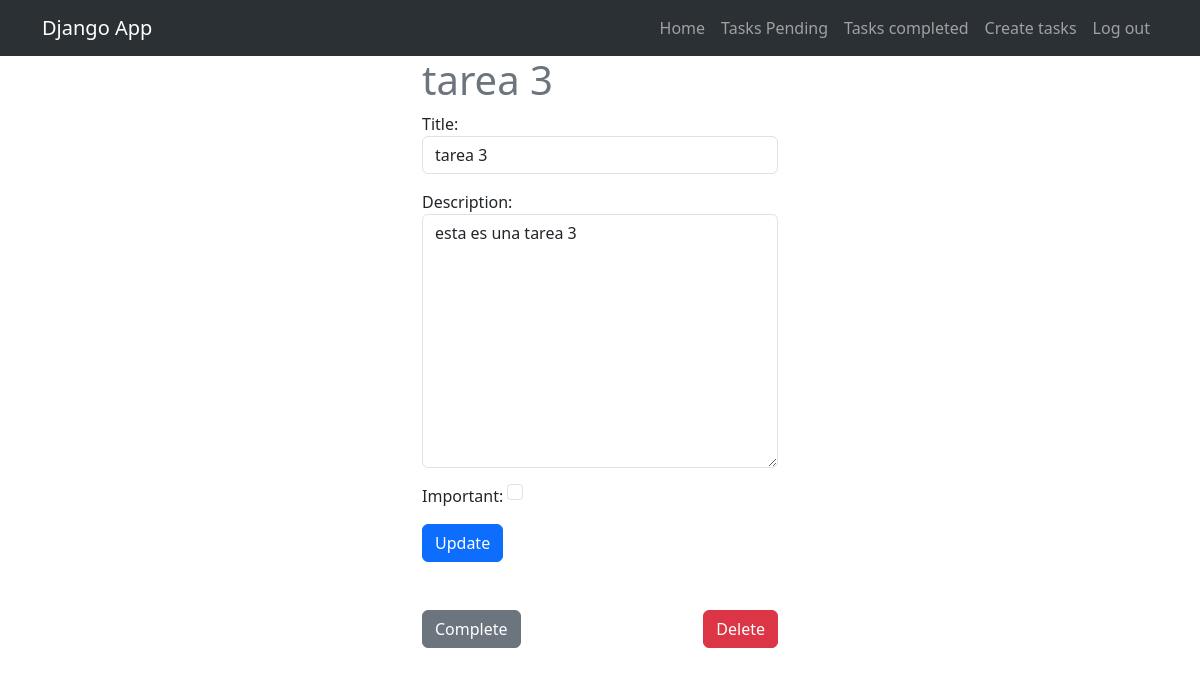
Before: /tasks/3/ (signed in) with the older database file.
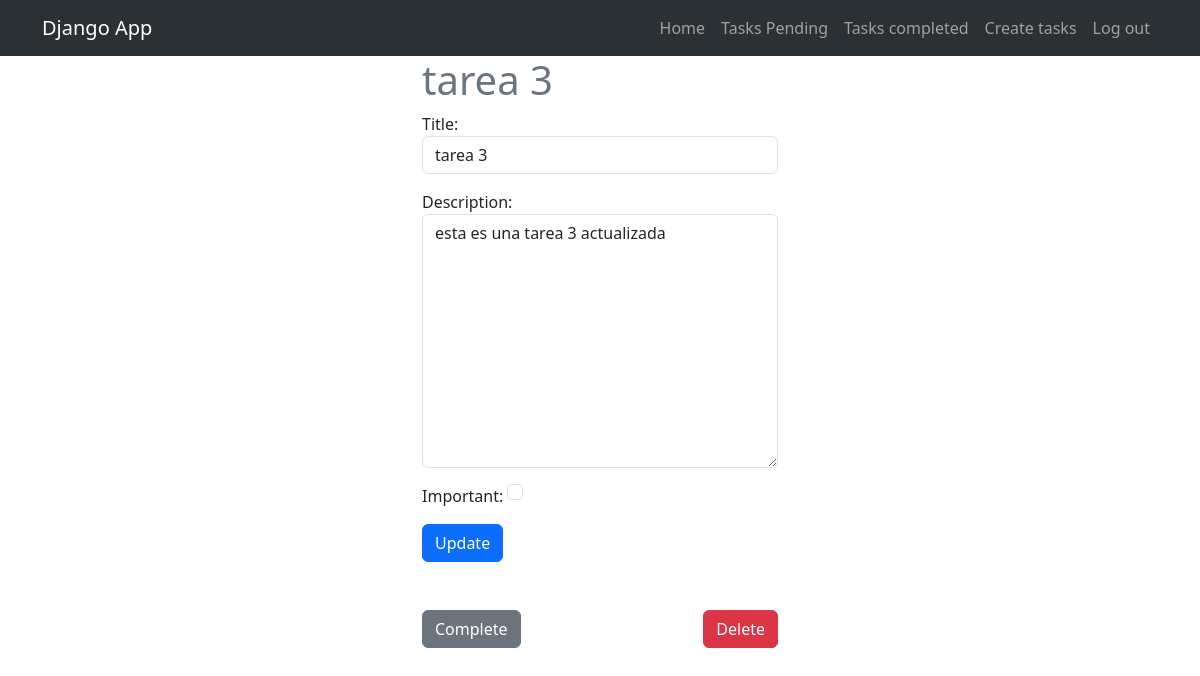
After: the same page with the newer database file.
### tasks/models.py (models this page shows, shortened)
class Task(models.Model):
    title = models.CharField(max_length=100)
    description = models.TextField(blank=True )
    created = models.DateTimeField(auto_now_add=True)
    datecompleted = models.DateTimeField(null=True, blank=True)
    important = models.BooleanField(default=False)
    user = models.ForeignKey(User, on_delete=models.CASCADE)

### tasks/views.py (the view, shortened to what this page needs)
# urls.py: path('tasks/<int:task_id>/', views.task_detail, name='task_detail'),
@login_required
def task_detail(request, task_id):
    if request.method == "GET":
        task = get_object_or_404(Task, pk=task_id, user = request.user)
        form = TaskForm(instance=task)
        return render(request, "task_detail.html", {"task": task, "form": form })

### tasks/forms.py
class TaskForm(forms.ModelForm):
    class Meta:
        model = Task
        fields = ['title', 'description', 'important']
        widgets = {
            'title' : forms.TextInput(attrs= { 'class': 'form-control', 'placeholder':'Write a title'}),
            'description' : forms.Textarea(attrs= { 'class': 'form-control', 'placeholder':'Write a description'}),
            'important' : forms.CheckboxInput(attrs= { 'class': 'form-check-input m-auto'}),
        }

### tasks/templates/task_detail.html (shortened to what this page needs)
{% extends "base.html" %} {% block content %}
<main class="container">
  <div class="row">
    <div class="col-md-4 offset-md-4">
      <h1 class=" text-secondary">{{task.title}}</h1>
      <form method="POST">
          {% csrf_token %} {{ form.as_p }}
          <button class="btn btn-primary">Update</button>
        </form>
      <div class="mt-5 d-flex justify-content-between">
          <form action="{% url 'complete_task' task.id %}" method="POST">
            <button class="btn btn-secondary">Complete</button>
          </form>
          <form action="{% url 'delete_task' task.id %}" method="POST">
            <button class="btn btn-danger">Delete</button>
          </form>
      </div>
    </div>
  </div>
</main>
{% endblock %}

Changed rows visible on the page:
changed Task "tarea 3": description "esta es una tarea 3" → "esta es una tarea 3 actualizada"
